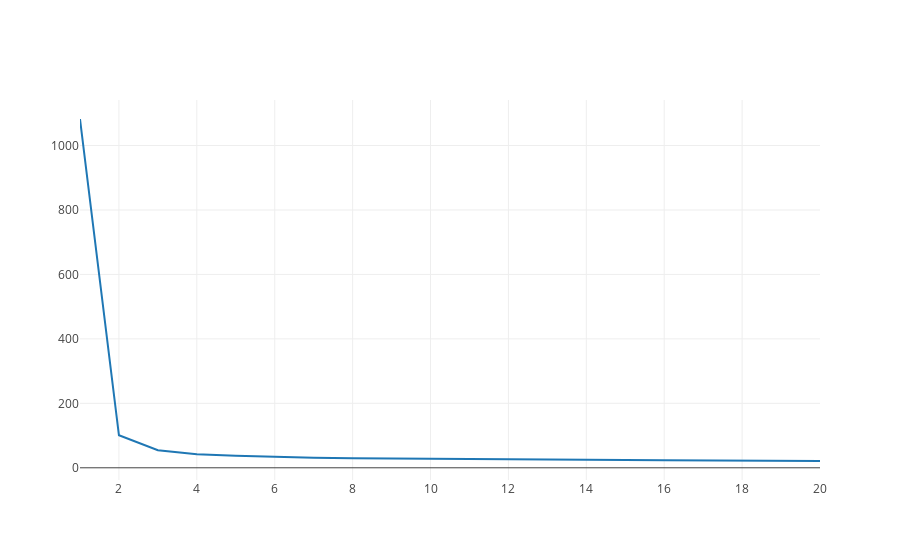

Notebook cell for this chart:
### Code cell
trace = go.Scatter(
    x = np.arange(len(dist)) + 1,
    y = dist
)
data = [trace]
iplot(data)

### Figure 1 — Plotly figure (JSON) as saved in the notebook; plotly's stock layout.template omitted (floating-point values rounded to 4 significant figures)
{"data": [{"type": "scatter", "x": [1, 2, 3, 4, 5, 6, 7, 8, 9, 10, 11, 12, 13, 14, 15, 16, 17, 18, 19, 20], "y": [1082.0, 100.8, 54.63, 41.97, 37.7, 33.86, 31.06, 29.77, 28.67, 27.18, 26.03, 25.24, 24.95, 24.66, 23.96, 23.77, 22.95, 22.23, 21.6, 21.08]}], "layout": {}}
